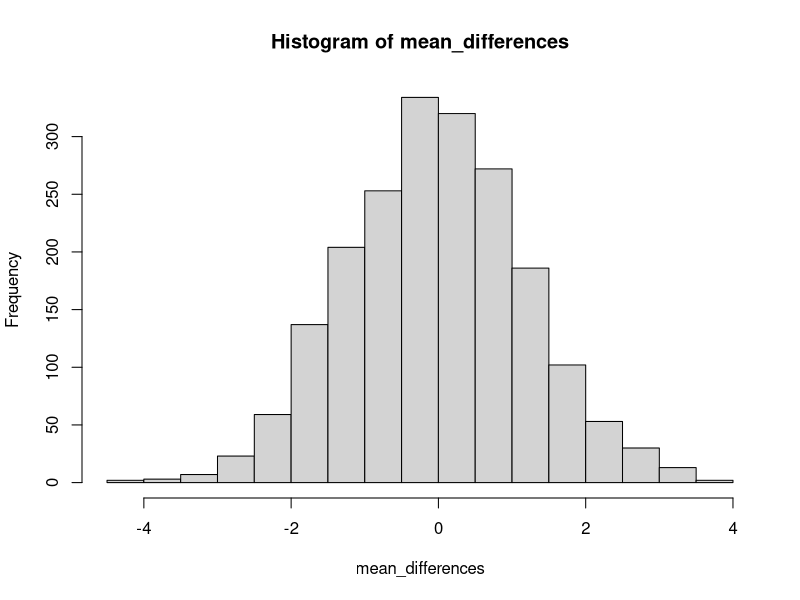
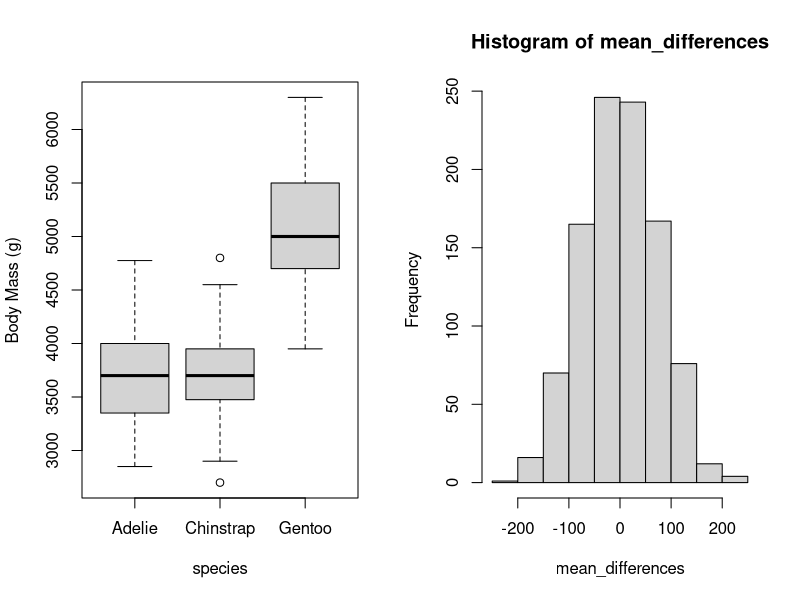

Reproduce these figures in R, in order.
require(palmerpenguins)
sse_mean <- function(x){
values <- !is.na(x)
y <- x[values]
sd(y)/sqrt(length(y))
}
sse_mean(penguins$bill_depth_mm)
sse_mean(mtcars$mpg)


two_group_resample_diff = function(x, n_1, n_2) 
{
  values <- !is.na(x)
  y <- x[values]
  z <-sample(y, n_1, replace = TRUE)
  v <- sample(y, n_1, replace = TRUE)
  diff_in_means = 
    mean(z) - mean(v)
  
    return(diff_in_means)
}
two_group_resample_diff(penguins$bill_depth_mm, 100, 300)
dat_pen = subset(penguins, species != "Gentoo")
n = 2000
mean_differences = c()
for (i in 1:n)
{
  mean_differences = c(
    mean_differences,
    two_group_resample_diff(dat_pen$flipper_length_mm, 68, 152)
  )
}
hist(mean_differences)
flipleng_mean<-sum(abs(mean_differences)>=5.8)

dat_pen = droplevels(subset(penguins, species != "Gentoo"))
{
  par(mfrow = c(1, 2))
  boxplot(
    body_mass_g ~ species, data = penguins,
    ylab = "Body Mass (g)")
}

agg_means = aggregate(
  body_mass_g ~ species, 
  data = dat_pen, 
  FUN = "mean", 
  na.rm = TRUE)
diff_crit = diff(agg_means[, 2])

agg_means
diff_crit

t.test(dat_pen$body_mass_g ~ dat_pen$species)

sse_mean <- function(x){
  values <- !is.na(x)
  y <- x[values]
  sd(y)/sqrt(length(y))
}
sse_mean(penguins$body_mass_g)

two_group_resample_diff = function(x, n_1, n_2) 
{
  values <- !is.na(x)
  y <- x[values]
  z <-sample(y, n_1, replace = TRUE)
  v <- sample(y, n_1, replace = TRUE)
  diff_in_means = 
    mean(z) - mean(v)
  
  return(diff_in_means)
}
two_group_resample_diff(penguins$body_mass_g, 68, 152)


n = 1000
mean_differences = c()
for (i in 1:n)
{
  mean_differences = c(
    mean_differences,
    two_group_resample_diff(dat_pen$body_mass_g, 68, 152)
  )
}
hist(mean_differences)
bodymass_mean<-sum(abs(mean_differences)>=diff_crit)